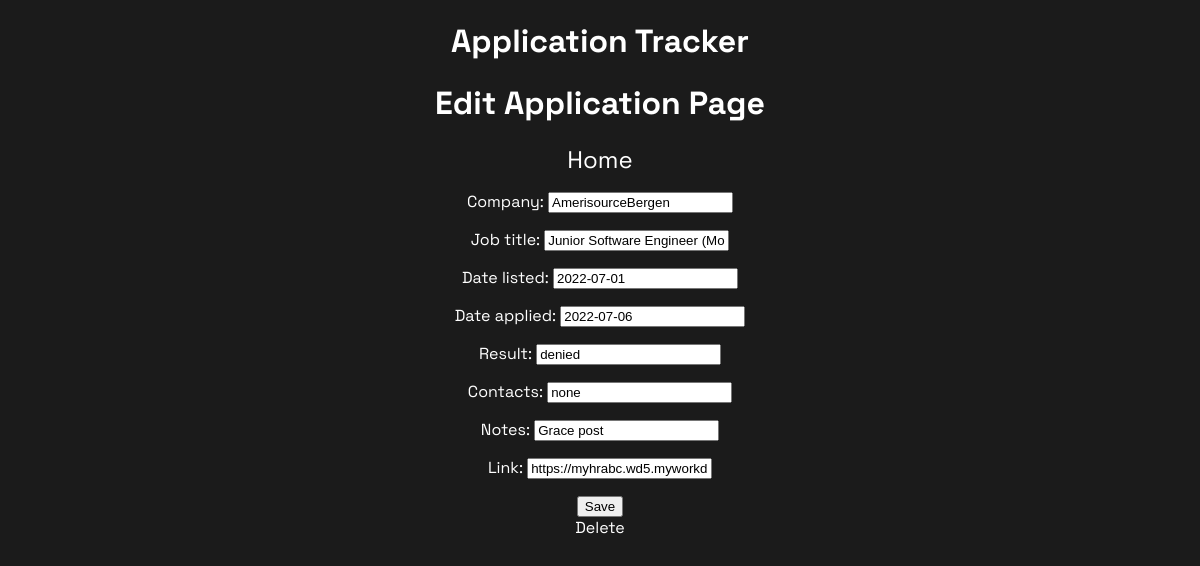
/22/, run on an earlier commit of the app's database.
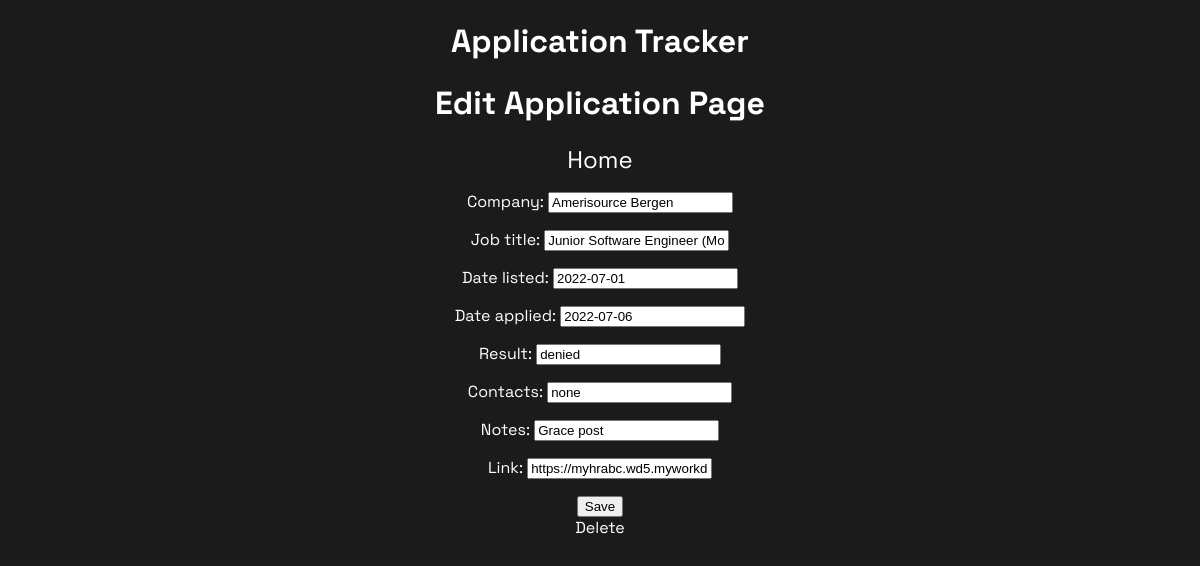
And on a later commit of the database.
### main/models.py (models this page shows, shortened)
class Application(models.Model):
    company = models.CharField(max_length=100)
    job_title = models.CharField(max_length=100)
    date_listed = models.DateField(default=date.today)
    date_applied = models.DateField(default=date.today)
    result = models.CharField(max_length=20)
    contacts = models.CharField(max_length=200)
    notes = models.CharField(max_length=300)
    link = models.CharField(max_length=200)

### main/views.py (the view)
# urls.py: path('<int:id>/', views.edit, name='edit'),
def edit(request, id):
    application = Application.objects.get(id=id)
    form = ApplicationForm(instance=application)
    context = {'form': form, 'application': application}
    if request.method == "POST":
        form = ApplicationForm(request.POST, instance=application)
        if form.is_valid():
            form.save()
        return redirect('/')
    return render(request, 'main/edit.html', context)

### main/forms.py
class ApplicationForm(forms.ModelForm):
    class Meta:
        model = Application
        fields = '__all__'

### main/templates/main/edit.html (shortened to what this page needs)
{% extends 'main/base.html' %}
{% block content %}
<div class="edit-div">
<h1>Edit Application Page</h1>
<a href="/" class="page-link">Home</a>
<form method="POST" action="">
    {{form.as_p}}
    <button type="submit", name="save">Save</button>
</form>
<a href="/{{application.id}}/delete/" class="delete-link">Delete</a>
</div>
{% endblock %}

What changed in the data, as far as the page shows it:
changed Application "Junior Software Engineer (Mobile)": company "AmerisourceBergen" → "Amerisource Bergen"
